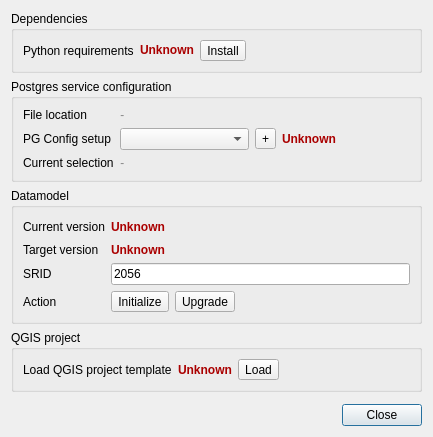
<?xml version="1.0" encoding="UTF-8"?>
<ui version="4.0">
 <class>QgepSettingsDialog</class>
 <widget class="QDialog" name="QgepSettingsDialog">
  <property name="geometry">
   <rect>
    <x>0</x>
    <y>0</y>
    <width>433</width>
    <height>424</height>
   </rect>
  </property>
  <property name="windowTitle">
   <string>Datamodel tool</string>
  </property>
  <layout class="QFormLayout" name="formLayout_5">
   <item row="2" column="0" colspan="2">
    <widget class="QGroupBox" name="groupBox">
     <property name="title">
      <string>Dependencies</string>
     </property>
     <layout class="QFormLayout" name="formLayout">
      <item row="0" column="1">
       <layout class="QHBoxLayout" name="horizontalLayout_4">
        <item>
         <widget class="QLabel" name="pythonCheckLabel">
          <property name="styleSheet">
           <string notr="true">color: rgb(170, 0, 0);
font-weight: bold;</string>
          </property>
          <property name="text">
           <string>Unknown</string>
          </property>
          <property name="textInteractionFlags">
           <set>Qt::LinksAccessibleByMouse|Qt::TextSelectableByKeyboard|Qt::TextSelectableByMouse</set>
          </property>
         </widget>
        </item>
        <item>
         <widget class="QToolButton" name="installDepsButton">
          <property name="text">
           <string>Install</string>
          </property>
         </widget>
        </item>
        <item>
         <spacer name="horizontalSpacer_3">
          <property name="orientation">
           <enum>Qt::Horizontal</enum>
          </property>
          <property name="sizeHint" stdset="0">
           <size>
            <width>40</width>
            <height>20</height>
           </size>
          </property>
         </spacer>
        </item>
       </layout>
      </item>
      <item row="0" column="0">
       <widget class="QLabel" name="label_11">
        <property name="text">
         <string>Python requirements</string>
        </property>
       </widget>
      </item>
     </layout>
    </widget>
   </item>
   <item row="3" column="0" colspan="2">
    <widget class="QGroupBox" name="groupBox_2">
     <property name="title">
      <string>Postgres service configuration</string>
     </property>
     <layout class="QFormLayout" name="formLayout_4">
      <item row="0" column="0">
       <widget class="QLabel" name="label">
        <property name="text">
         <string>File location</string>
        </property>
       </widget>
      </item>
      <item row="0" column="1">
       <widget class="QLabel" name="pgservicePathLabel">
        <property name="styleSheet">
         <string notr="true">font: italic; color: #888</string>
        </property>
        <property name="text">
         <string>-</string>
        </property>
       </widget>
      </item>
      <item row="1" column="0">
       <widget class="QLabel" name="label_8">
        <property name="text">
         <string>PG Config setup</string>
        </property>
       </widget>
      </item>
      <item row="1" column="1">
       <layout class="QHBoxLayout" name="horizontalLayout_3">
        <item>
         <widget class="QComboBox" name="pgserviceComboBox"/>
        </item>
        <item>
         <widget class="QToolButton" name="pgserviceAddButton">
          <property name="text">
           <string>+</string>
          </property>
         </widget>
        </item>
        <item>
         <widget class="QLabel" name="pgconfigCheckLabel">
          <property name="styleSheet">
           <string notr="true">color: rgb(170, 0, 0);
font-weight: bold;</string>
          </property>
          <property name="text">
           <string>Unknown</string>
          </property>
         </widget>
        </item>
       </layout>
      </item>
      <item row="2" column="0">
       <widget class="QLabel" name="label_5">
        <property name="text">
         <string>Current selection</string>
        </property>
       </widget>
      </item>
      <item row="2" column="1">
       <widget class="QLabel" name="pgserviceCurrentLabel">
        <property name="styleSheet">
         <string notr="true">font: italic; color: #888</string>
        </property>
        <property name="text">
         <string>-</string>
        </property>
        <property name="wordWrap">
         <bool>true</bool>
        </property>
       </widget>
      </item>
     </layout>
    </widget>
   </item>
   <item row="4" column="0" colspan="2">
    <widget class="QGroupBox" name="groupBox_4">
     <property name="title">
      <string>Datamodel</string>
     </property>
     <layout class="QFormLayout" name="formLayout_3">
      <item row="0" column="0">
       <widget class="QLabel" name="label_6">
        <property name="text">
         <string>Current version</string>
        </property>
       </widget>
      </item>
      <item row="0" column="1">
       <layout class="QHBoxLayout" name="horizontalLayout_2">
        <item>
         <widget class="QLabel" name="versionCheckLabel">
          <property name="styleSheet">
           <string notr="true">color: rgb(170, 0, 0);
font-weight: bold;</string>
          </property>
          <property name="text">
           <string>Unknown</string>
          </property>
         </widget>
        </item>
        <item>
         <spacer name="horizontalSpacer_2">
          <property name="orientation">
           <enum>Qt::Horizontal</enum>
          </property>
          <property name="sizeHint" stdset="0">
           <size>
            <width>40</width>
            <height>20</height>
           </size>
          </property>
         </spacer>
        </item>
       </layout>
      </item>
      <item row="2" column="0">
       <widget class="QLabel" name="label_12">
        <property name="text">
         <string>SRID</string>
        </property>
       </widget>
      </item>
      <item row="2" column="1">
       <widget class="QLineEdit" name="sridLineEdit">
        <property name="text">
         <string>2056</string>
        </property>
       </widget>
      </item>
      <item row="3" column="0">
       <widget class="QLabel" name="label_7">
        <property name="text">
         <string>Action</string>
        </property>
       </widget>
      </item>
      <item row="3" column="1">
       <layout class="QHBoxLayout" name="horizontalLayout">
        <item>
         <widget class="QToolButton" name="initializeButton">
          <property name="text">
           <string>Initialize</string>
          </property>
         </widget>
        </item>
        <item>
         <widget class="QToolButton" name="versionUpgradeButton">
          <property name="text">
           <string>Upgrade</string>
          </property>
         </widget>
        </item>
        <item>
         <spacer name="horizontalSpacer">
          <property name="orientation">
           <enum>Qt::Horizontal</enum>
          </property>
          <property name="sizeHint" stdset="0">
           <size>
            <width>40</width>
            <height>20</height>
           </size>
          </property>
         </spacer>
        </item>
       </layout>
      </item>
      <item row="1" column="0">
       <widget class="QLabel" name="label_2">
        <property name="text">
         <string>Target version</string>
        </property>
       </widget>
      </item>
      <item row="1" column="1">
       <widget class="QLabel" name="targetVersionLabel">
        <property name="styleSheet">
         <string notr="true">color: rgb(170, 0, 0);
font-weight: bold;</string>
        </property>
        <property name="text">
         <string>Unknown</string>
        </property>
       </widget>
      </item>
     </layout>
    </widget>
   </item>
   <item row="5" column="0" colspan="2">
    <widget class="QGroupBox" name="groupBox_3">
     <property name="title">
      <string>QGIS project</string>
     </property>
     <layout class="QFormLayout" name="formLayout_2">
      <item row="0" column="1">
       <layout class="QHBoxLayout" name="horizontalLayout_5">
        <item>
         <widget class="QLabel" name="projectCheckLabel">
          <property name="styleSheet">
           <string notr="true">color: rgb(170, 0, 0);
font-weight: bold;</string>
          </property>
          <property name="text">
           <string>Unknown</string>
          </property>
         </widget>
        </item>
        <item>
         <widget class="QToolButton" name="loadProjectButton">
          <property name="text">
           <string>Load</string>
          </property>
         </widget>
        </item>
        <item>
         <spacer name="horizontalSpacer_4">
          <property name="orientation">
           <enum>Qt::Horizontal</enum>
          </property>
          <property name="sizeHint" stdset="0">
           <size>
            <width>40</width>
            <height>20</height>
           </size>
          </property>
         </spacer>
        </item>
       </layout>
      </item>
      <item row="0" column="0">
       <widget class="QLabel" name="label_3">
        <property name="text">
         <string>Load QGIS project template</string>
        </property>
       </widget>
      </item>
     </layout>
    </widget>
   </item>
   <item row="7" column="0" colspan="2">
    <widget class="QDialogButtonBox" name="mBtnBoxOkCancel">
     <property name="orientation">
      <enum>Qt::Horizontal</enum>
     </property>
     <property name="standardButtons">
      <set>QDialogButtonBox::Close</set>
     </property>
    </widget>
   </item>
   <item row="6" column="0" colspan="2">
    <spacer name="verticalSpacer">
     <property name="orientation">
      <enum>Qt::Vertical</enum>
     </property>
     <property name="sizeHint" stdset="0">
      <size>
       <width>20</width>
       <height>40</height>
      </size>
     </property>
    </spacer>
   </item>
  </layout>
 </widget>
 <resources/>
 <connections>
  <connection>
   <sender>mBtnBoxOkCancel</sender>
   <signal>accepted()</signal>
   <receiver>QgepSettingsDialog</receiver>
   <slot>accept()</slot>
   <hints>
    <hint type="sourcelabel">
     <x>248</x>
     <y>254</y>
    </hint>
    <hint type="destinationlabel">
     <x>157</x>
     <y>274</y>
    </hint>
   </hints>
  </connection>
  <connection>
   <sender>mBtnBoxOkCancel</sender>
   <signal>rejected()</signal>
   <receiver>QgepSettingsDialog</receiver>
   <slot>reject()</slot>
   <hints>
    <hint type="sourcelabel">
     <x>316</x>
     <y>260</y>
    </hint>
    <hint type="destinationlabel">
     <x>286</x>
     <y>274</y>
    </hint>
   </hints>
  </connection>
 </connections>
</ui>
